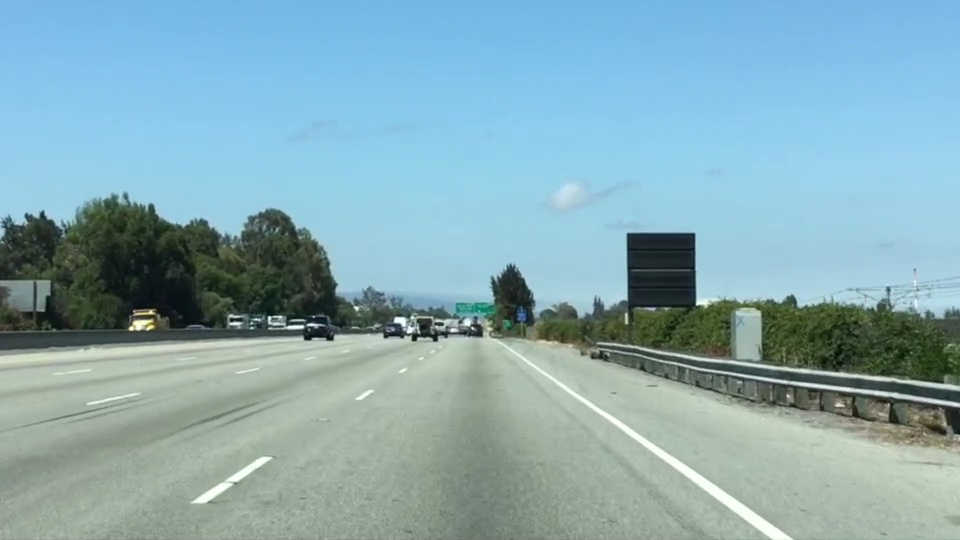
#> input picture Color Selection/test.jpg, 960 x 540 px
$ python 'Color Selection and Region masking.py'
#> lines starting #> are read from the running program, lines starting #| are printed output that depends on the picture; after the words box and inside, x2 and y2 are one past the last pixel; in counts of white or black regions, pixels touching at a corner belong together
import matplotlib.pyplot as plt
import matplotlib.image as mpimg
import numpy as np
from PIL import Image

# Read in the image and print out some stats
im = np.asarray(Image.open('test.jpg'))
#> im is the input picture: shape (540, 960, 3); mean R, G, B 135.5, 171.1, 179.2
image = im
#image = mpimg.imread('test.png')
# Grab the x and y size and make a copy of the image
ysize = image.shape[0]
#> ysize = 540
xsize = image.shape[1]
#> xsize = 960
# Note: always make a copy rather than simply using "="
color_select = np.copy(image)
# Define our color selection criteria
# Note: if you run this code, you'll find these are not sensible values!!
# But you'll get a chance to play with them soon in a quiz
#red_threshold = 0.8
#green_threshold = 0.8
#blue_threshold = 0.8
red_threshold = 200
green_threshold = 200
blue_threshold = 200
rgb_threshold = [red_threshold, green_threshold, blue_threshold]
# Identify pixels below the threshold
thresholds = (image[:,:,0] < rgb_threshold[0]) \
            | (image[:,:,1] < rgb_threshold[1]) \
            | (image[:,:,2] < rgb_threshold[2])
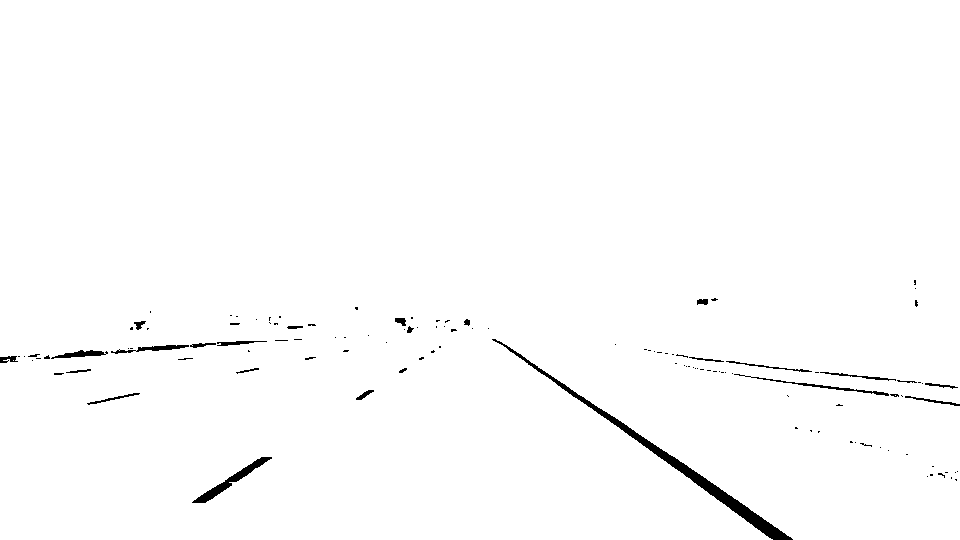
#> thresholds: shape (540, 960) bool; 98.9% white; 121 black regions (95 under 20 px), largest, box (x1, y1, x2, y2) and area: (492, 339, 793, 540) 2493, (192, 457, 272, 503) 624, (734, 374, 889, 396) 302
color_select[thresholds] = [0,0,0]
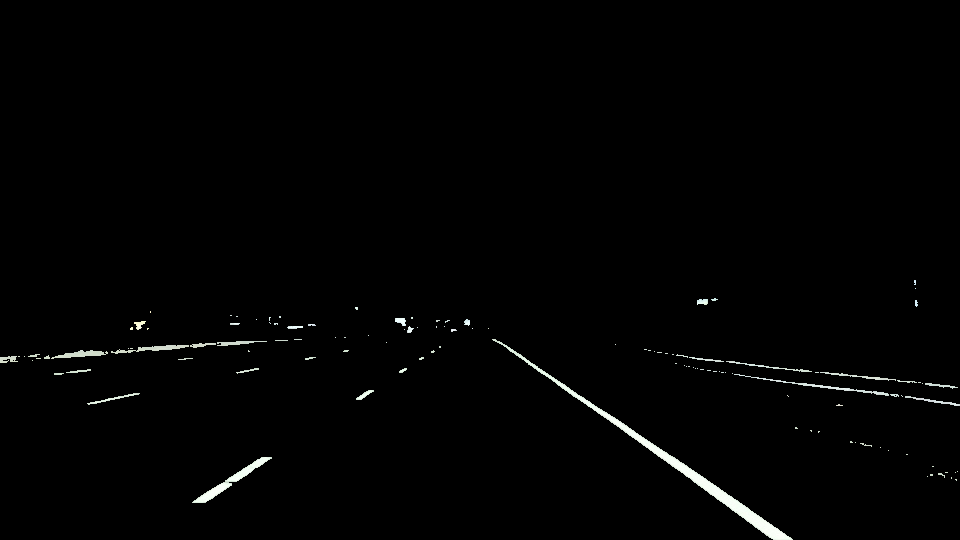
#> color_select: shape (540, 960, 3); mean R, G, B 2.5, 2.7, 2.5
# Display the image
plt.imshow(color_select)
plt.show()
#Mascara para ver solo lo que esta dentro del triangulo
region_select = np.copy(image)

# Define a triangle region of interest
# Keep in mind the origin (x=0, y=0) is in the upper left in image processing
# Note: if you run this code, you'll find these are not sensible values!!
# But you'll get a chance to play with them soon in a quiz

left_bottom = [0, 539]
right_bottom = [900, 539]
apex = [400, 0]

# Fit lines (y=Ax+B) to identify the  3 sided region of interest
# np.polyfit() returns the coefficients [A, B] of the fit
fit_left = np.polyfit((left_bottom[0], apex[0]), (left_bottom[1], apex[1]), 1)
fit_right = np.polyfit((right_bottom[0], apex[0]), (right_bottom[1], apex[1]), 1)
fit_bottom = np.polyfit((left_bottom[0], right_bottom[0]), (left_bottom[1], right_bottom[1]), 1)

# Find the region inside the lines
XX, YY = np.meshgrid(np.arange(0, xsize), np.arange(0, ysize))
region_thresholds = (YY > (XX*fit_left[0] + fit_left[1])) & \
                    (YY > (XX*fit_right[0] + fit_right[1])) & \
                    (YY < (XX*fit_bottom[0] + fit_bottom[1]))
# Color pixels red which are inside the region of interest
region_select[region_thresholds] = [255, 0, 0]
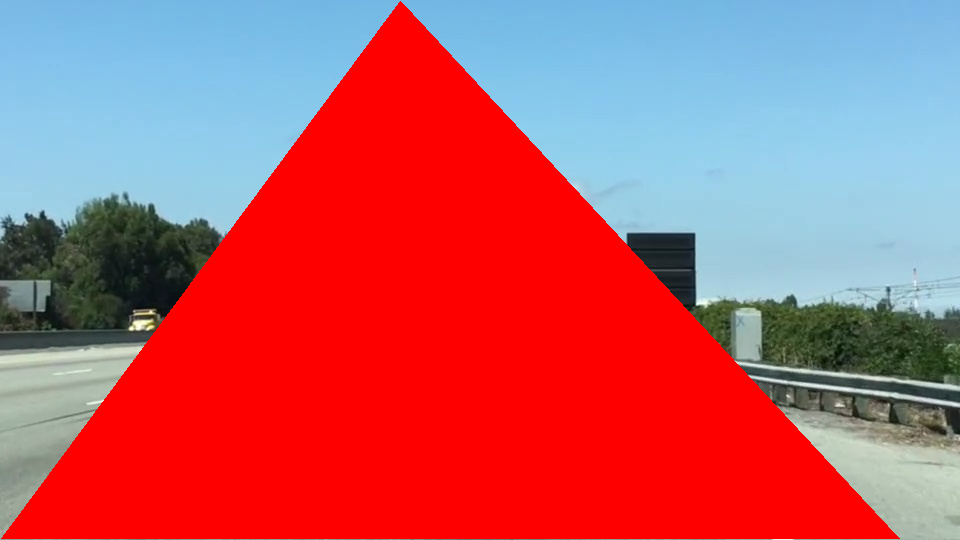
#> region_select: shape (540, 960, 3); mean R, G, B 187.5, 92.3, 102.2

# Display the image
plt.imshow(region_select)
plt.show()
